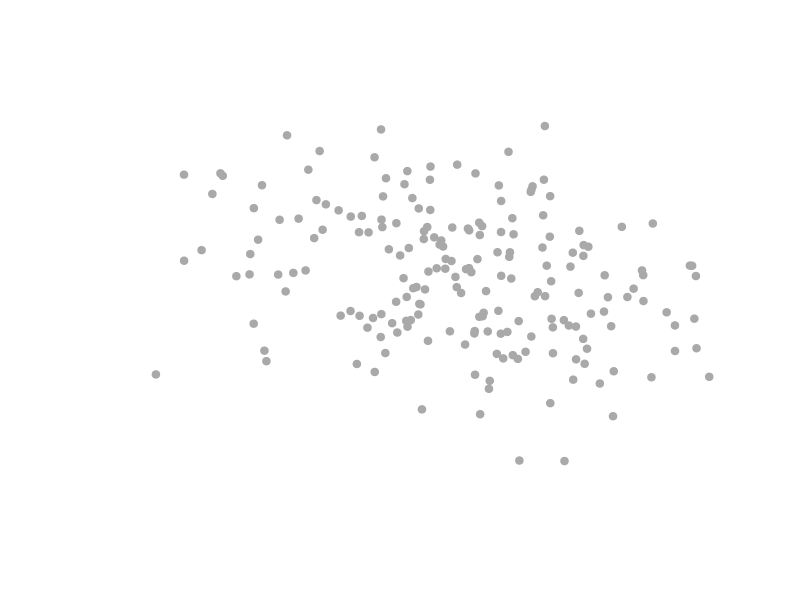

The R source for this figure:
library(MASS)
par(bg=NA)
mu = c(5, 5)
sigma = matrix(c(4.5, -0.8, -0.8, 4.5), ncol=2)
set.seed = 1
x = mvrnorm(400, mu, sigma)
vec = c(rep(0, 200), rep(1, 200))
plot(x[vec==0,1], x[vec==0,2], col="white", cex=1, pch=19, type="p", 
     xlim=c(-1, 10), ylim=c(-1, 10), axes=F, xlab="", ylab="")
points(x[vec==1,1], x[vec==1,2], col="darkgray", cex=1, pch=19, type="p")
